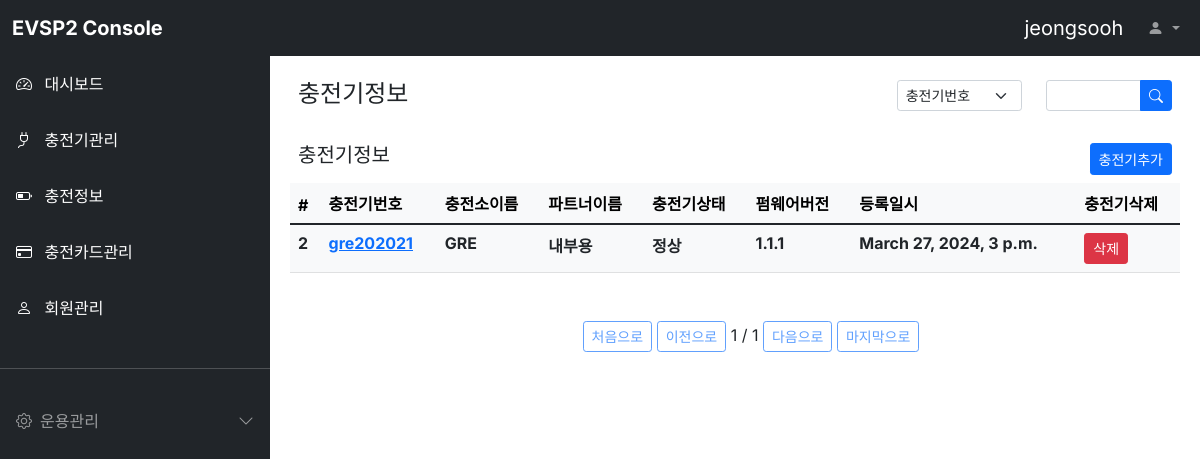
The app's page /cpinfo/ (signed in) with its own data.
### cpinfo/models.py (models this page shows, shortened)
class Cpinfo(models.Model):
  PUBLIC_STATUS = (('공용', '공용'), ('비공용', '비공용'),)
  CP_STATUS = (('정상', 'Accepted'), ('정지', 'Rejected'), ('가동대기', 'Pending'),)
  cpnumber = models.CharField(max_length=64, verbose_name='충전기번호')
  cpsite = models.CharField(max_length=64, verbose_name='충전소이름')
  partner_id = models.CharField(max_length=128, verbose_name='파트너아이디')
  manager_id = models.CharField(max_length=128, verbose_name='관리자아이디')
  public_use = models.CharField(max_length=64, choices=PUBLIC_STATUS, default= '공용')
  cpstatus = models.CharField(max_length=64, choices=CP_STATUS, default= '정상')
  address = models.TextField(verbose_name='주소')
  cpmodel = models.CharField(max_length=64, verbose_name='충전기모델')
  cpmaker = models.CharField(max_length=64, verbose_name='충전기제조사')
  fwversion = models.CharField(max_length=64, verbose_name='펌웨어버전')
  register_dttm = models.DateTimeField(auto_now_add=True, verbose_name='등록일시')
  last_modified_dttm = models.DateTimeField(auto_now_add=True, verbose_name='최종정보변경일시')
  class Meta:
    db_table = 'evsp2_cpinfo'
    verbose_name = '충전기'
    verbose_name_plural = '충전기'

### cpinfo/views.py (the view, shortened to what this page needs)
# urls.py: path('', views.CpinfoList.as_view()),
class CpinfoList(ListView):
  model = Cpinfo
  template_name='cpinfo.html'
  context_object_name = 'cpinfoList'
  paginate_by = 2
  queryset = Cpinfo.objects.all()
  def get_queryset(self):
    queryset = Cpinfo.objects.all()
    query = self.request.GET.get("q", None)
    return queryset
  def get_context_data(self, **kwargs):
    context = super().get_context_data(**kwargs)
    user_id = self.request.session['user']
    context['loginuser'] = user_id
    return context

### cpinfo/templates/cpinfo.html (shortened to what this page needs)
{% extends "base.html" %}
{% block contents %}
<div class="row mt-3 mx-3">
  <div class="col-md-8 fw-bold"><h4>충전기정보</h4></div>
  <div class="col-md-2">
    <select class="form-select form-select-sm" aria-label="Default select example">
      <option selected>충전기번호</option>
    </select>
  </div>
  <div class="col-md-2">
    <form method="GET"  action="/cpinfo/">
      <div class="input-group input-group-sm">
        <input name="q" type="text" class="form-control" placeholder="" aria-label="Recipient's userid" aria-describedby="button-addon2">
        <button class="btn btn-primary" type="submit" id="button-addon2">
          <i class="bi bi-search"></i>
        </button>
      </div>
    </form>
  </div>
</div>
<div class="row mt-3 mx-3">
  <div class="col-md-10 fw-bold"><h5>충전기정보</h5></div>
  <div class="col-md-2 d-grid justify-content-md-end">
    <button class="btn btn-primary btn-sm"
      onclick="location.href='/cpinfo/register/'">충전기추가
    </button>
  </div>
</div>
<div class="row mt-2 mx-2">
  <div class="col-12">
    {% load infolist_extras %}
    <table class="table table-light">
      <thead class="thead-light">
        <tr>
          <th scope="col">#</th>
          <th scope="col">충전기번호</th>
          <th scope="col">충전소이름</th>
          <th scope="col">파트너이름</th>
          <th scope="col">충전기상태</th>
          <th scope="col">펌웨어버전</th>
          <th scope="col">등록일시</th>
          <th scope="col">충전기삭제</th>
        </tr>
      </thead>
      <tbody class="text-dark">
        {% for cpinfo in cpinfoList %}
        <tr>
          <th scope="row">{{ cpinfo.id }}</th>
          <th><a id="cpinfo-{{ cpinfo.id }}" onmouseenter="cpinfo_detail({{ cpinfo.id }});" onmouseleave="cpinfo_leave({{ cpinfo.id }});"
            href="/cpinfo/{{ cpinfo.id }}">{{ cpinfo.cpnumber }}</a></th>
          <th>{{ cpinfo.cpsite }}</th>
          <th>{{ cpinfo.partner_id }}</th>
          <th>{{ cpinfo.cpstatus }}</th>
          <th>{{ cpinfo.fwversion }}</th>
          <th>{{ cpinfo.register_dttm }}</th>
          <th><a class="btn btn-primary btn-sm btn-danger" id="cpinfo-{{ cpinfo.id }}"
            href="/cpinfo/{{ cpinfo.id }}/delete" target="_blank">삭제</a></th>
        </tr>
        {% endfor %}
      </tbody>
    </table>
    <div class="pagination justify-content-center mt-5">
      <ul class="step-links">
        {% if page_obj.has_previous %}
        <a class="btn btn-sm btn-outline-primary" href="{% my_url 1 'page' request.GET.urlencode %}">처음으로</a>
        <a class="btn btn-sm btn-outline-primary" href="{% my_url page_obj.previous_page_number 'page' request.GET.urlencode %}">이전으로</a>
        {% else %}
        <a class="btn btn-sm btn-outline-primary disabled" href="#">처음으로</a>
        <a class="btn btn-sm btn-outline-primary disabled" href="#">이전으로</a>
        {% endif %}
      <span class="current">
        {{ page_obj.number }} / {{ page_obj.paginator.num_pages }}
      </span>
        {% if page_obj.has_next %}
        <a class="btn btn-sm btn-outline-primary" href="{% my_url page_obj.next_page_number 'page' request.GET.urlencode %}">다음으로</a>
        <a class="btn btn-sm btn-outline-primary" href="{% my_url page_obj.paginator.num_pages 'page' request.GET.urlencode %}">마지막으로</a>
        {% else %}
        <a class="btn btn-sm btn-outline-primary disabled" href="#">다음으로</a>
        <a class="btn btn-sm btn-outline-primary disabled" href="#">마지막으로</a>
        {% endif %}
      </ul>
    </div>
  </div>
</div>
{% endblock %}

### static/style.css (style rules this page uses)
body, button { font-family: "Inter", sans-serif; }
:root { --offcanvas-width: 270px; --topNavbarHeight: 56px; }
@media (min-width: 992px) { body { overflow: auto !important; } }

### records on screen
Cpinfo: id "2", cpnumber "gre202021", cpsite "GRE", partner_id "내부용", cpstatus "정상", fwversion "1.1.1", register_dttm "March 27, 2024, 3 p.m."

### other values on screen
{{ loginuser }} "jeongsooh"
{{ page_obj.number }} "1"
{{ page_obj.paginator.num_pages }} "1"
